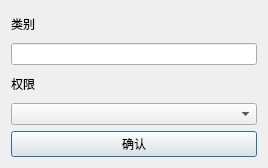
<?xml version="1.0" encoding="UTF-8"?>
<ui version="4.0">
 <class>DAdmin_NBook2</class>
 <widget class="QDialog" name="DAdmin_NBook2">
  <property name="geometry">
   <rect>
    <x>0</x>
    <y>0</y>
    <width>268</width>
    <height>168</height>
   </rect>
  </property>
  <property name="windowTitle">
   <string>输入图书信息</string>
  </property>
  <layout class="QGridLayout" name="gridLayout">
   <item row="0" column="0">
    <layout class="QVBoxLayout" name="verticalLayout">
     <item>
      <widget class="QLabel" name="label">
       <property name="text">
        <string>类别</string>
       </property>
      </widget>
     </item>
     <item>
      <widget class="QLineEdit" name="lineEdit_Type"/>
     </item>
     <item>
      <widget class="QLabel" name="label_2">
       <property name="text">
        <string>权限</string>
       </property>
      </widget>
     </item>
     <item>
      <widget class="QComboBox" name="comboBox_Limit"/>
     </item>
    </layout>
   </item>
   <item row="1" column="0">
    <widget class="QPushButton" name="pushButton">
     <property name="text">
      <string>确认</string>
     </property>
    </widget>
   </item>
  </layout>
 </widget>
 <resources/>
 <connections/>
</ui>
